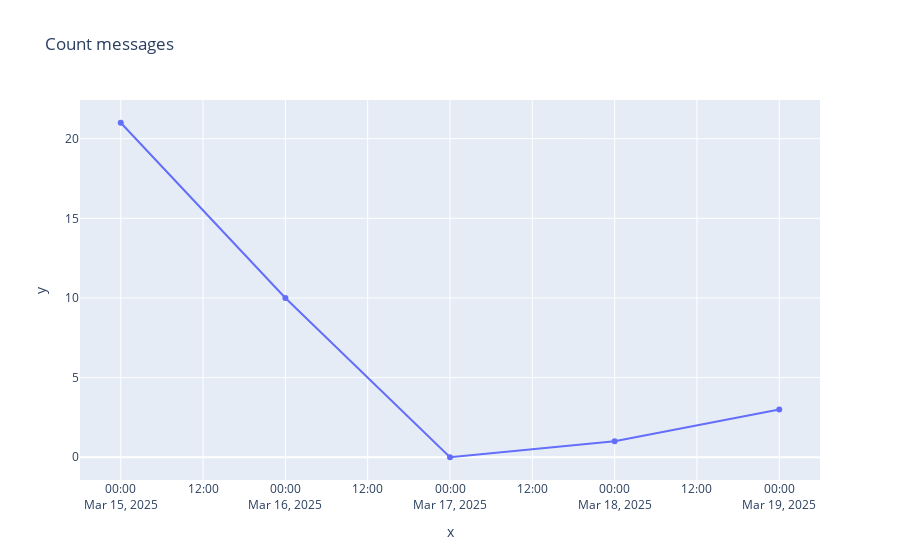

Notebook code cell kept with this figure:
### Code cell
# Import packages
from dash import Dash, html, dash_table, dcc
import pandas as pd
import plotly.express as px

# Incorporate data
message_counts = df[df['user_id']==1043727495].resample('D').size()
def addlabels(x,y):
    for i in range(len(x)):
        plt.text(i, y[i], y[i], ha = 'center')
# Plotting the bar chart
plt.figure(figsize=(10, 6))
x = message_counts.index.strftime('%Y-%m-%d')
y=message_counts.values
fig = px.line( x=x, y=y, title='Count messages',markers=True)
fig.show()

### Figure 1 — Plotly figure (JSON) as saved in the notebook; plotly's stock layout.template omitted (floating-point values rounded to 4 significant figures)
{"data": [{"hovertemplate": "x=%{x}<br>y=%{y}<extra></extra>", "legendgroup": "", "line": {"color": "#636efa", "dash": "solid"}, "marker": {"symbol": "circle"}, "mode": "lines+markers", "name": "", "orientation": "v", "showlegend": false, "type": "scatter", "x": ["2025-03-15", "2025-03-16", "2025-03-17", "2025-03-18", "2025-03-19"], "xaxis": "x", "y": [21, 10, 0, 1, 3], "yaxis": "y"}], "layout": {"legend": {"tracegroupgap": 0}, "title": {"text": "Count messages"}, "xaxis": {"anchor": "y", "domain": [0, 1], "title": {"text": "x"}}, "yaxis": {"anchor": "x", "domain": [0, 1], "title": {"text": "y"}}}}
